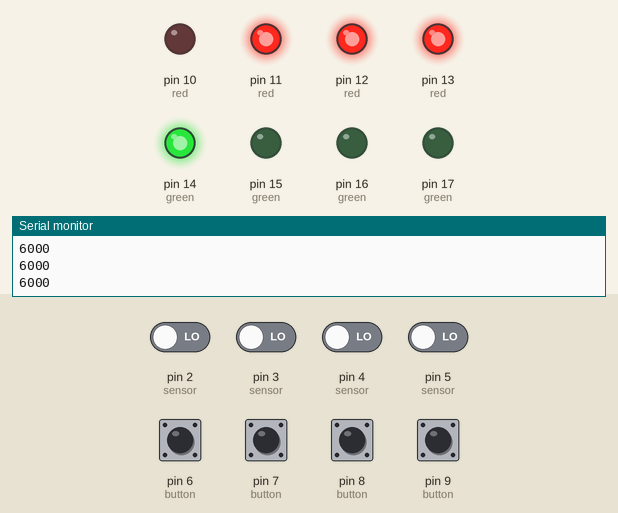
The sketch below on a simulated Arduino Uno, built with avr-gcc and run on an emulated ATmega328P. On the bench: output pins drawn as LEDs (lit = HIGH), the last lines printed to the serial monitor. Dashed ring = blinking. The inputs (shaded band) are chosen by the test bench; at power-on: pin 2 (sensor), pin 3 (sensor), pin 4 (sensor), pin 5 (sensor), pin 6 (button), pin 7 (button), pin 8 (button), pin 9 (button) LOW.

Above: at 2.7 s.
2.8 s: pin 6 (button) pulled HIGH for 0.25 s
At 4.6 s:
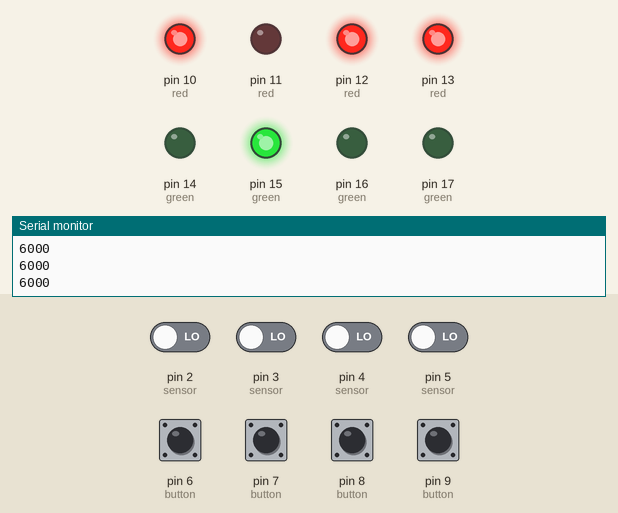
5.8 s: pin 7 (button) pulled HIGH for 0.25 s
At 8.1 s:
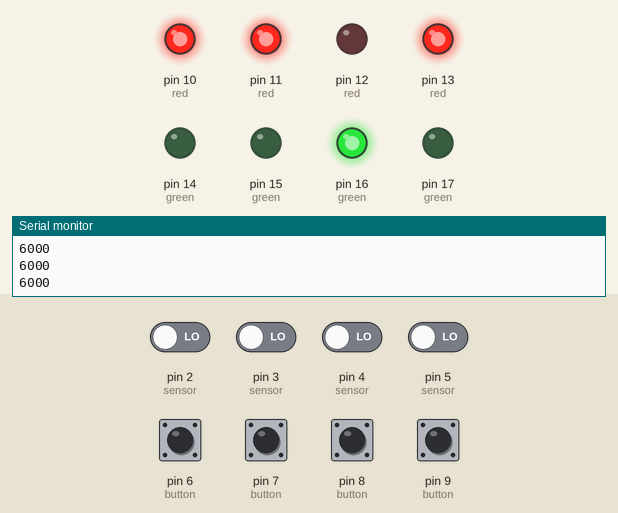
8.8 s: pin 8 (button) pulled HIGH for 0.25 s
At 10.5 s:
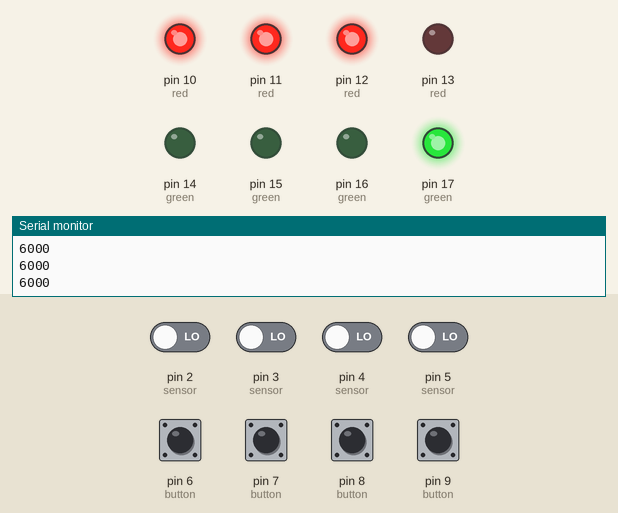
11.8 s: pin 9 (button) pulled HIGH for 0.25 s
At 12.2 s:
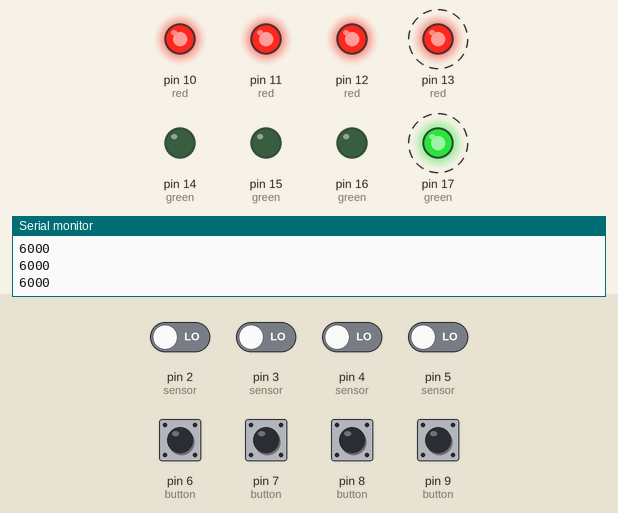
14.8 s: pin 7 (button) pulled HIGH for 1 s
At 15.0 s:
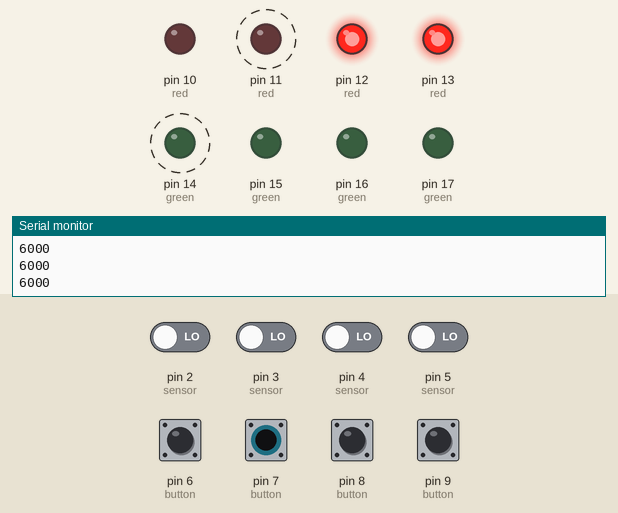
17.8 s: pin 8 (button) pulled HIGH for 1 s
At 18.0 s:
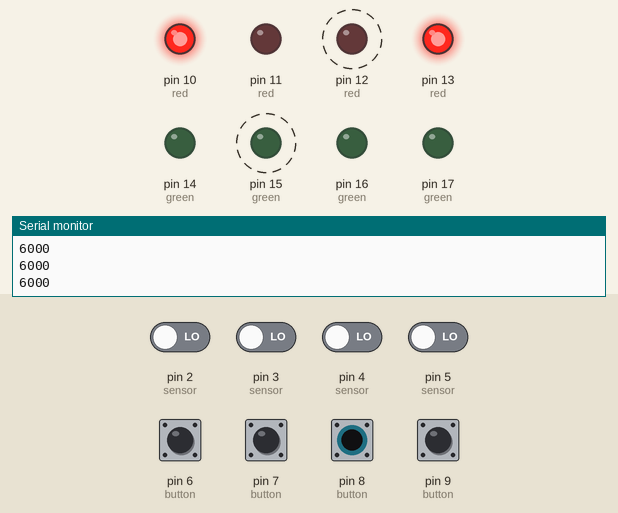
Timing chart, 0 to 20.8 s (numbered marks = the images above; inputs shaded):
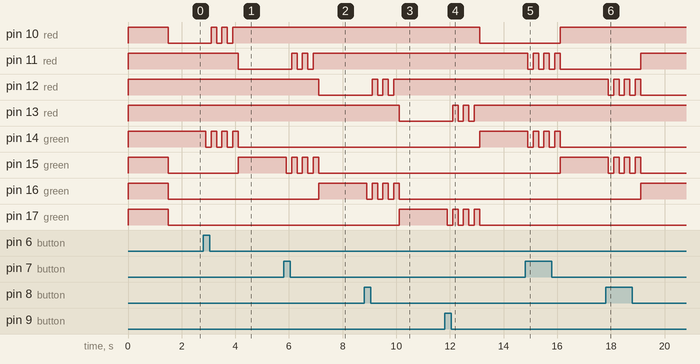

Measured:
- after the input at 2.8 s, pin 10 (red): alternates HIGH for 0.20 s and LOW for 0.20 s, 5 changes in all, then stays HIGH, starting after 0.30 s; pin 11 (red): HIGH → LOW after 1.3 s; pin 14 (green): alternates HIGH for 0.20 s and LOW for 0.20 s, 7 changes in all, then stays LOW, starting after 0.10 s; pin 15 (green): LOW → HIGH after 1.3 s
- after the input at 5.8 s, pin 11 (red): alternates HIGH for 0.20 s and LOW for 0.20 s, 5 changes in all, then stays HIGH, starting after 0.30 s; pin 12 (red): HIGH → LOW after 1.3 s; pin 15 (green): alternates HIGH for 0.20 s and LOW for 0.20 s, 7 changes in all, then stays LOW, starting after 0.10 s; pin 16 (green): LOW → HIGH after 1.3 s
- after the input at 8.8 s, pin 12 (red): alternates HIGH for 0.20 s and LOW for 0.20 s, 5 changes in all, then stays HIGH, starting after 0.30 s; pin 13 (red): HIGH → LOW after 1.3 s; pin 16 (green): alternates HIGH for 0.20 s and LOW for 0.20 s, 7 changes in all, then stays LOW, starting after 0.10 s; pin 17 (green): LOW → HIGH after 1.3 s
- after the input at 11.8 s, pin 10 (red): HIGH → LOW after 1.3 s; pin 13 (red): alternates HIGH for 0.20 s and LOW for 0.20 s, 5 changes in all, then stays HIGH, starting after 0.30 s; pin 14 (green): LOW → HIGH after 1.3 s; pin 17 (green): alternates HIGH for 0.20 s and LOW for 0.20 s, 7 changes in all, then stays LOW, starting after 0.10 s
- after the input at 14.8 s, pin 10 (red), pin 15 (green): LOW → HIGH after 1.3 s; pin 11 (red), pin 14 (green): alternates HIGH for 0.20 s and LOW for 0.20 s, 7 changes in all, then stays LOW, starting after 0.11 s
- after the input at 17.8 s, pin 11 (red), pin 16 (green): LOW → HIGH after 1.3 s; pin 12 (red), pin 15 (green): alternates HIGH for 0.20 s and LOW for 0.20 s, 7 changes in all, then stays LOW, starting after 0.11 s

The sketch:

traffic_light.ino
```cpp
#define s1 2
#define s2 3
#define s3 4
#define s4 5
#define p1 6
#define p2 7
#define p3 8
#define p4 9
#define r1 10
#define r2 11
#define r3 12
#define r4 13
#define g1 14
#define g2 15
#define g3 16
#define g4 17


char sensor[] = {s1, s2, s3, s4};
char button[] = {p1, p2, p3, p4};
char red[] = {r1, r2, r3, r4};
char green[] = {g1, g2, g3, g4};
int light_delay[] = {6000, 6000, 6000, 6000};


//SAFETY CLEARANCE
void blinkit(int k, int t)
{
  for (int i = 0; i < 3; i++)
  {
    digitalWrite(green[t], LOW);
    digitalWrite(red[k], LOW);
    delay(200);
    digitalWrite(green[t], HIGH);
    digitalWrite(red[k], HIGH);
    delay(200);
  }
}


//EMERGENCY OVER-RIDE
int emergency(int p)
{
  int flag=0;
  for (int i = 0; i < 4; i++)
  {
    if (digitalRead(button[i]) == 1)
    {
      flag=1;
      blinkit(i, p); //Safety Time (Since we don't have yellow light)
      for (int j = 0; j < 4; j++)
      {
        digitalWrite(red[j],1);
        digitalWrite(green[j],0);
      }
      digitalWrite(red[i],0);
      digitalWrite(green[i],1);

      while (1)
      {
      int x=digitalRead(button[i]);
      if (x)
      {
      digitalWrite(red[i],0);
      digitalWrite(green[i],1);
      }
      else
      {
      break;
      }
      }
    }
  }
  return flag;
}


//LIGHT DURATION
void wait(int k, int p)
{

  for (int i = 200; i <= k; i += 200)
{
  delay(200);
  if (emergency(p))
  {
    break;
  }
  traffic_check(light_delay);
}

}


//HIGH-TRAFFIC ALERT
void traffic_check(int light_delay[])
{
  for (int i = 0; i < 4; i++)
  {
    if (digitalRead(sensor[i]))
    {
      light_delay[i] = 9000;
    }
    else
    {
      light_delay[i] = 6000;
    }
  }
}


void setup()
{
  Serial.begin(9600);
  for (int i = 0; i < 4; i++)
  {
    pinMode(sensor[i], INPUT);
  }
  for (int i = 0; i < 4; i++)
  {
    pinMode(button[i], INPUT);
  }
  for (int i = 0; i < 4; i++)
  {
    pinMode(red[i], OUTPUT);
  } for (int i = 0; i < 4; i++)
  {
    pinMode(green[i], OUTPUT);
  }
  for (int i = 0; i < 4; i++)
  {
    digitalWrite(red[i], HIGH);
    digitalWrite(green[i], HIGH);
  }
  delay(1500); //Initial Check
  for (int i = 0; i < 4; i++)
  {
    digitalWrite(red[i], HIGH);
    digitalWrite(green[i], LOW);
  }
}


void loop()
{
  for (int h = 0; h < 4; h++)
    {
      Serial.println(light_delay[h]);
    }
  for (int i = 0; i < 4; i++)
  {
    emergency(i);
    traffic_check(light_delay);
    for (int l = 0; l < 4; l++ &&l !=i)
  {
    digitalWrite(red[l], HIGH);
    digitalWrite(green[l], LOW);
  }
    digitalWrite(red[i], LOW);
    digitalWrite(green[i], HIGH);
    wait(light_delay[i], i);
  }

}
```
